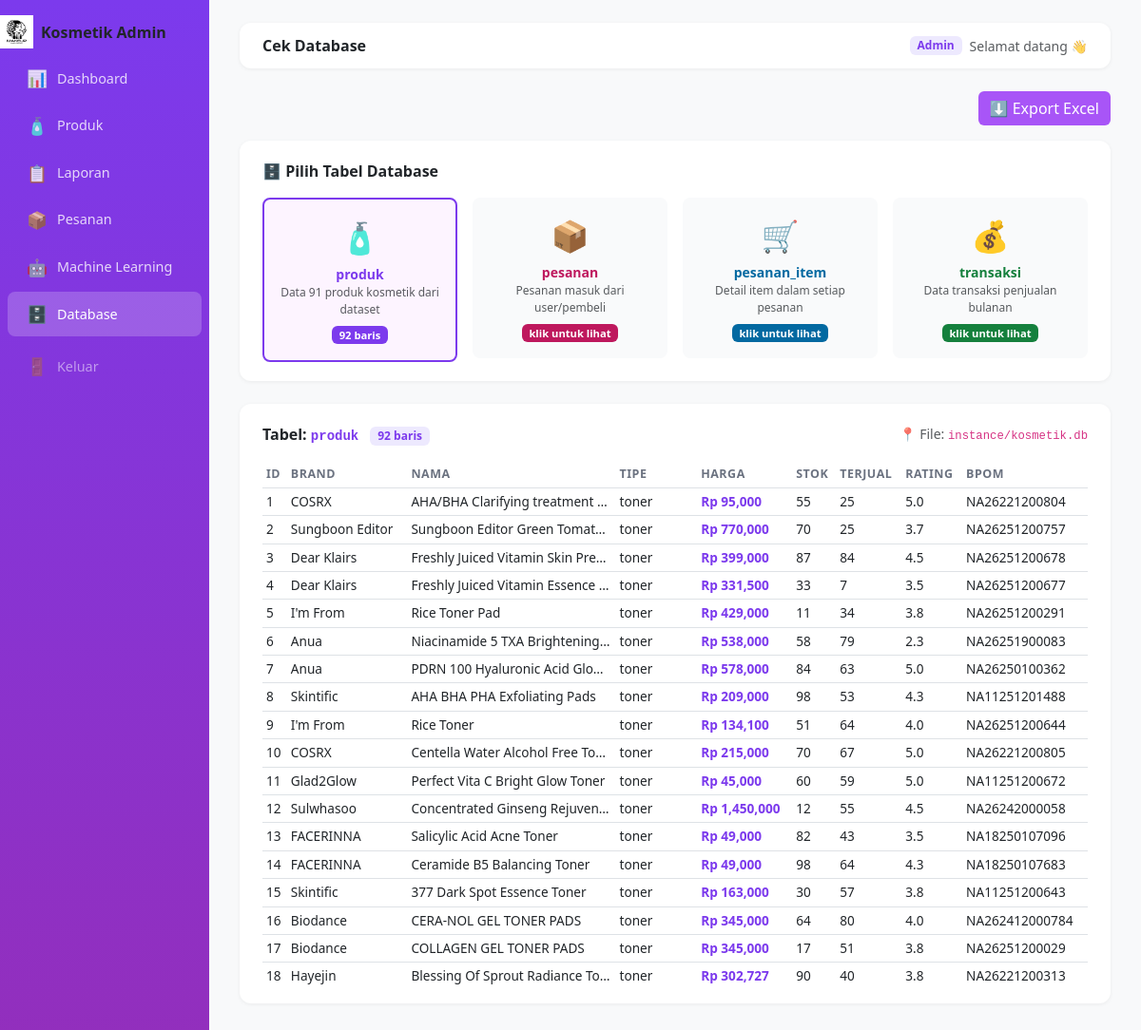
The page /database (signed in) on the database its author committed.
### admin/app_admin.py (models this page shows)
class Produk(db.Model):
    id          = db.Column(db.Integer, primary_key=True)
    brand       = db.Column(db.String(100))
    nama        = db.Column(db.String(200))
    tipe        = db.Column(db.String(50))
    ukuran      = db.Column(db.String(50))
    harga       = db.Column(db.Float)
    stok        = db.Column(db.Integer, default=0)
    terjual     = db.Column(db.Integer, default=0)
    rating      = db.Column(db.Float, default=0)
    bpom_id     = db.Column(db.String(50))
    url         = db.Column(db.String(300))
    deskripsi   = db.Column(db.Text)
    ingredients = db.Column(db.Text)
    gambar      = db.Column(db.String(200))

### admin/app_admin.py (the view)
@app.route('/database')
def lihat_database():
    if not cek_login(): return redirect('/')
    tabel = request.args.get('tabel','produk')
    data, kolom, total = [], [], 0
    if tabel=='produk':
        items = Produk.query.all()
        kolom = ['ID','Brand','Nama','Tipe','Harga','Stok','Terjual','Rating','BPOM']
        data  = [[p.id,p.brand,p.nama[:40],p.tipe,f"Rp {p.harga:,.0f}",
                  p.stok,p.terjual,p.rating,p.bpom_id] for p in items]
        total = len(items)
    elif tabel=='pesanan':
        items = Pesanan.query.order_by(Pesanan.id.desc()).all()
        kolom = ['ID','Kode','Pembeli','Email','Total','Status','Metode Pembayaran','Tanggal']
        data  = [[p.id,p.kode,p.nama_pembeli,p.email,
                  f"Rp {p.total_harga:,.0f}",p.status,p.tanggal] for p in items]
        total = len(items)
    elif tabel=='transaksi':
        items = Transaksi.query.order_by(Transaksi.id.desc()).all()
        kolom = ['ID','Produk','Jumlah','Total','Bulan']
        data  = [[t.id, t.produk.nama[:35] if t.produk else '-',
                  t.jumlah, f"Rp {t.total:,.0f}", t.tanggal] for t in items]
        total = len(items)
    return render_template('lihat_database.html', tabel=tabel,
                           kolom=kolom, data=data, total=total)

### admin/app_admin.py (called while the page is built)
def cek_login():
    return session.get('login', False)

### admin/templates/lihat_database.html (shortened to what this page needs)
{% extends 'base.html' %} {% block title %}Cek Database{% endblock %} {% block
page_title %}Cek Database{% endblock %} {% block content %}
<div class="mb-3 text-end">
  <a href="/database/export" class="btn btn-purple text-white">
    ⬇️ Export Excel
  </a>
</div>
<div class="card-stat mb-4">
  <div class="fw-semibold mb-3">🗄️ Pilih Tabel Database</div>
  <div class="row g-3">
    {% for t, icon, desc, warna in [ ('produk','🧴','Data 91 produk kosmetik
    dari dataset','#7c3aed'), ('pesanan','📦','Pesanan masuk dari
    user/pembeli','#be185d'), ('pesanan_item','🛒','Detail item dalam setiap
    pesanan','#0369a1'), ('transaksi','💰','Data transaksi penjualan
    bulanan','#15803d') ] %}
    <div class="col-md-3">
      <a href="/admin/database?tabel={{ t }}" class="text-decoration-none">
        <div
          class="p-3 text-center rounded-3 border {% if tabel==t %}border-2{% else %}border-0{% endif %}"
          style="background:{% if tabel==t %}#fdf4ff{% else %}#f9fafb{% endif %};
                    border-color:{% if tabel==t %}{{ warna }}{% else %}transparent{% endif %}!important;
                    transition:.2s"
        >
          <div style="font-size: 2rem">{{ icon }}</div>
          <div class="fw-semibold small mt-1" style="color:{{ warna }}">
            {{ t }}
          </div>
          <div class="text-muted" style="font-size: 0.75rem">{{ desc }}</div>
          <div class="mt-1">
            <span class="badge" style="background:{{ warna }};font-size:.7rem">
              {% if tabel==t %}{{ total }} baris{% else %}klik untuk lihat{%
              endif %}
            </span>
          </div>
        </div>
      </a>
    </div>
    {% endfor %}
  </div>
</div>
<div class="card-stat">
  <div class="d-flex justify-content-between align-items-center mb-3">
    <div>
      <span class="fw-semibold"
        >Tabel: <code style="color: #7c3aed">{{ tabel }}</code></span
      >
      <span class="badge ms-2" style="background: #ede9fe; color: #7c3aed"
        >{{ total }} baris</span
      >
    </div>
    <div class="text-muted small">
      📍 File: <code>instance/kosmetik.db</code>
    </div>
  </div>
  <div class="table-responsive" style="max-height: 550px; overflow-y: auto">
    <table class="table table-hover table-sm align-middle mb-0">
      <thead class="sticky-top" style="background: #fff">
        <tr>
          {% for k in kolom %}
          <th
            style="
              font-size: 0.78rem;
              color: #6b7280;
              text-transform: uppercase;
              letter-spacing: 0.04em;
              white-space: nowrap;
            "
          >
            {{ k }}
          </th>
          {% endfor %}
        </tr>
      </thead>
      <tbody>
        {% for row in data %}
        <tr>
          {% for cell in row %}
          <td
            style="
              font-size: 0.85rem;
              max-width: 200px;
              overflow: hidden;
              text-overflow: ellipsis;
              white-space: nowrap;
            "
            title="{{ cell }}"
          >
            {% if 'Rp' in cell|string %}
            <span style="color: #7c3aed; font-weight: 600">{{ cell }}</span>
            {% elif cell == 'Menunggu' %}
            <span class="badge" style="background: #fef9c3; color: #854d0e"
              >{{ cell }}</span
            >
            {% elif cell == 'Diproses' %}
            <span class="badge" style="background: #dbeafe; color: #1e40af"
              >{{ cell }}</span
            >
            {% elif cell == 'Dikirim' %}
            <span class="badge" style="background: #e0f2fe; color: #0369a1"
              >{{ cell }}</span
            >
            {% elif cell == 'Selesai' %}
            <span class="badge" style="background: #dcfce7; color: #166534"
              >{{ cell }}</span
            >
            {% elif cell == 'Dibatalkan' %}
            <span class="badge" style="background: #fee2e2; color: #991b1b"
              >{{ cell }}</span
            >
            {% else %} {{ cell }} {% endif %}
          </td>
          {% endfor %}
        </tr>
        {% endfor %}
      </tbody>
    </table>
  </div>
</div>
{% endblock %}

### admin/templates/base.html (style rules this page uses)
:root { --pink:#e879a0;--purple:#a855f7;--soft:#fdf4ff; }
body { background:#f8f9fa;font-family:'Segoe UI',sans-serif; }
.card-stat { background:#fff;border-radius:12px;padding:1.25rem 1.5rem;border:none;box-shadow:0 1px 4px rgba(0,0,0,.06); }
.table th { font-size:.8rem;color:#6b7280;font-weight:600;text-transform:uppercase;letter-spacing:.04em; }
.btn-purple { background:var(--purple);color:#fff;border:none; }

### rows shown on the page
Produk: row "1" "55" "25", brand "COSRX", nama "AHA/BHA Clarifying treatment…", tipe "toner", row "Rp 95,000", rating "5.0", bpom "NA26221200804"
Produk: row "2" "Sungboon Editor Green Tomat…" "70" "25", brand "Sungboon Editor", tipe "toner", row "Rp 770,000", rating "3.7", bpom "NA26251200757"
Produk: row "3" "87" "84", brand "Dear Klairs", nama "Freshly Juiced Vitamin Skin Pre…", tipe "toner", row "Rp 399,000", rating "4.5", bpom "NA26251200678"
Produk: row "4" "33" "7", brand "Dear Klairs", nama "Freshly Juiced Vitamin Essence…", tipe "toner", row "Rp 331,500", rating "3.5", bpom "NA26251200677"
Produk: row "5" "11" "34", brand "I'm From", nama "Rice Toner Pad", tipe "toner", row "Rp 429,000", rating "3.8", bpom "NA26251200291"
Produk: row "6" "58" "79", brand "Anua", nama "Niacinamide 5 TXA Brightening…", tipe "toner", row "Rp 538,000", rating "2.3", bpom "NA26251900083"
Produk: row "7" "84" "63", brand "Anua", nama "PDRN 100 Hyaluronic Acid Glo…", tipe "toner", row "Rp 578,000", rating "5.0", bpom "NA26250100362"
Produk: row "8" "98" "53", brand "Skintific", nama "AHA BHA PHA Exfoliating Pads", tipe "toner", row "Rp 209,000", rating "4.3", bpom "NA11251201488"
Produk: row "9" "51" "64", brand "I'm From", nama "Rice Toner", tipe "toner", row "Rp 134,100", rating "4.0", bpom "NA26251200644"
Produk: row "10" "70" "67", brand "COSRX", nama "Centella Water Alcohol Free To…", tipe "toner", row "Rp 215,000", rating "5.0", bpom "NA26221200805"
Produk: row "11" "60" "59", brand "Glad2Glow", nama "Perfect Vita C Bright Glow Toner", tipe "toner", row "Rp 45,000", rating "5.0", bpom "NA11251200672"
Produk: row "12" "12" "55", brand "Sulwhasoo", nama "Concentrated Ginseng Rejuven…", tipe "toner", row "Rp 1,450,000", rating "4.5", bpom "NA26242000058"
Produk: row "13" "82" "43", brand "FACERINNA", nama "Salicylic Acid Acne Toner", tipe "toner", row "Rp 49,000", rating "3.5", bpom "NA18250107096"
Produk: row "14" "98" "64", brand "FACERINNA", nama "Ceramide B5 Balancing Toner", tipe "toner", row "Rp 49,000", rating "4.3", bpom "NA18250107683"
Produk: row "15" "30" "57", brand "Skintific", nama "377 Dark Spot Essence Toner", tipe "toner", row "Rp 163,000", rating "3.8", bpom "NA11251200643"
Produk: row "16" "64" "80", brand "Biodance", nama "CERA-NOL GEL TONER PADS", tipe "toner", row "Rp 345,000", rating "4.0", bpom "NA262412000784"
Produk: row "17" "17" "51", brand "Biodance", nama "COLLAGEN GEL TONER PADS", tipe "toner", row "Rp 345,000", rating "3.8", bpom "NA26251200029"
Produk: row "18" "90" "40", brand "Hayejin", nama "Blessing Of Sprout Radiance To…", tipe "toner", row "Rp 302,727", rating "3.8", bpom "NA26221200313"

### other values the page prints
{{ icon }} "🧴" "📦" "🛒" "💰"
{{ t }} "produk" "pesanan" "pesanan_item" "transaksi"
{{ desc }} "Data 91 produk kosmetik dari dataset" "Pesanan masuk dari user/pembeli" "Detail item dalam setiap pesanan" "Data transaksi penjualan bulanan"
{{ total }} "92"
{{ tabel }} "produk"
{{ k }} "ID" "BRAND" "NAMA" "TIPE" "HARGA" "STOK" "TERJUAL" "RATING" "BPOM"
